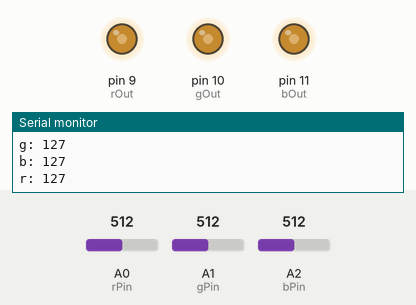
The sketch below on a simulated Arduino Uno, built with avr-gcc and run on an emulated ATmega328P. Shown: output pins drawn as LEDs (lit = HIGH), the last lines printed to the serial monitor. The test bench sets the inputs (shaded band); at power-on: A0 (rPin) = 512, A1 (gPin) = 512, A2 (bPin) = 512.

Above: at 1.2 s.
1.3 s: A0 (rPin) set to 412
At 1.8 s:
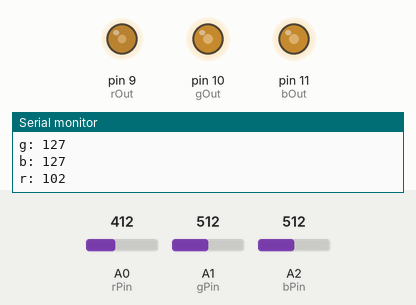
2.8 s: A0 (rPin) set to 388
At 4.0 s:
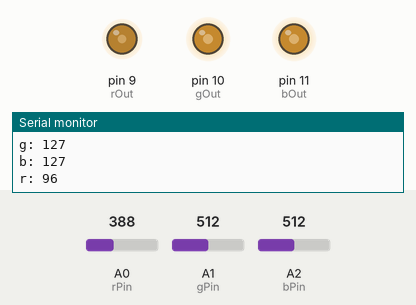
4.3 s: A1 (gPin) set to 414
At 5.5 s:
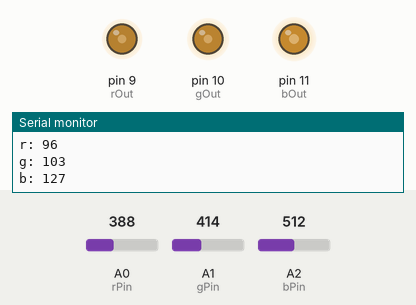
5.8 s: A1 (gPin) set to 389
At 6.8 s:
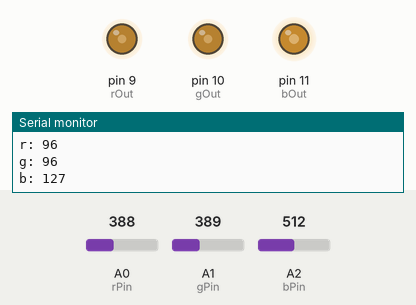
8.8 s: A2 (bPin) set to 716
At 10.0 s:
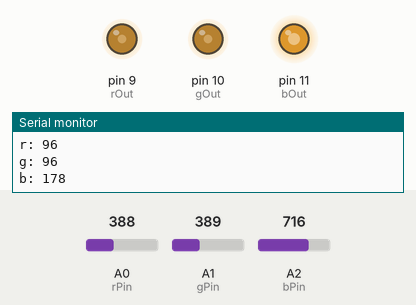
10.3 s: A2 (bPin) set to 900
At 10.9 s:
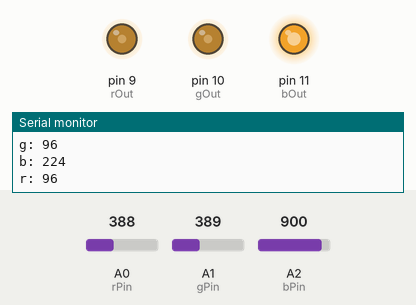
Timing chart, 0 to 12.8 s (numbered marks = the images above; inputs shaded):
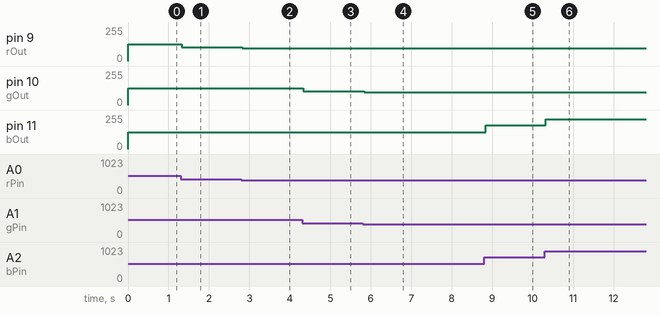

Measured:
- after the input at 1.3 s, pin 9 (rOut): 127/255 → 102/255 at once
- after the input at 2.8 s, pin 9 (rOut): 102/255 → 96/255 at once
- after the input at 4.3 s, pin 10 (gOut): 127/255 → 103/255 at once
- after the input at 5.8 s, pin 10 (gOut): 103/255 → 96/255 at once
- after the input at 8.8 s, pin 11 (bOut): 127/255 → 178/255 at once
- after the input at 10.3 s, pin 11 (bOut): 178/255 → 224/255 at once

The sketch:

rgb-led.ino
```cpp
const int rPin = A0;
const int gPin = A1;
const int bPin = A2;

const int rOut = 9;
const int gOut = 10;
const int bOut = 11;

int rIn = 0;
int gIn = 0;
int bIn = 0;

int r = 0;
int g = 0;
int b = 0;

int output = 0;

void setup() {
  // put your setup code here, to run once:

  Serial.begin(9600);
}

void loop() {
  // put your main code here, to run repeatedly:
  rIn= analogRead(rPin);
  r = map(rIn, 0, 1023, 0 ,255);

  gIn = analogRead(gPin);
  g = map(gIn,0,1023,0,255);

  bIn = analogRead(bPin);
  b = map(bIn,0,1023,0,255);

  //output = map(input, 0, 1023, 0, 255);

  Serial.print("r: ");
  Serial.println(r);
  Serial.print("g: ");
  Serial.println(g);
  Serial.print("b: ");
  Serial.println(b);

  analogWrite(rOut,r);
  analogWrite(gOut,g);
  analogWrite(bOut,b);

}
```
